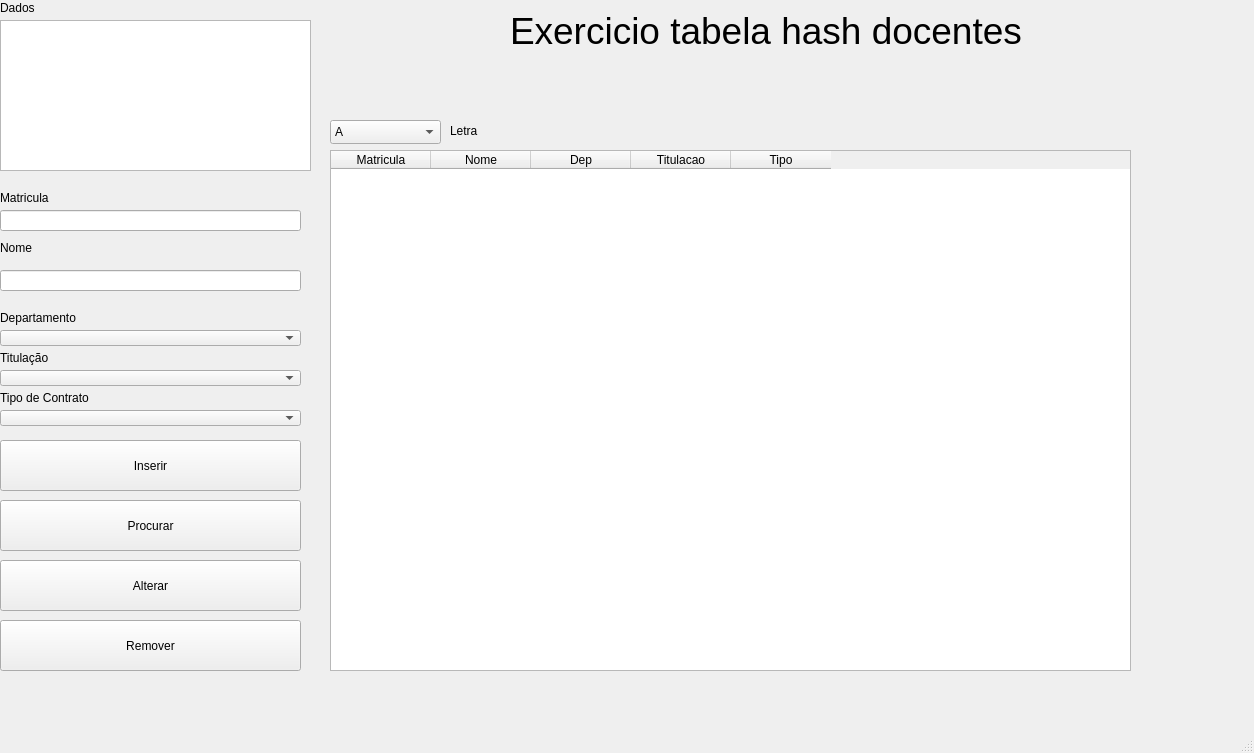
<?xml version="1.0" encoding="UTF-8"?>
<ui version="4.0">
 <class>MainWindow</class>
 <widget class="QMainWindow" name="MainWindow">
  <property name="geometry">
   <rect>
    <x>0</x>
    <y>0</y>
    <width>1254</width>
    <height>753</height>
   </rect>
  </property>
  <property name="windowTitle">
   <string>MainWindow</string>
  </property>
  <widget class="QWidget" name="centralwidget">
   <widget class="QLabel" name="label_16">
    <property name="geometry">
     <rect>
      <x>0</x>
      <y>390</y>
      <width>301</width>
      <height>16</height>
     </rect>
    </property>
    <property name="styleSheet">
     <string notr="true"/>
    </property>
    <property name="text">
     <string>Tipo de Contrato</string>
    </property>
   </widget>
   <widget class="QPushButton" name="pushButton_Remover">
    <property name="geometry">
     <rect>
      <x>0</x>
      <y>620</y>
      <width>301</width>
      <height>51</height>
     </rect>
    </property>
    <property name="cursor">
     <cursorShape>PointingHandCursor</cursorShape>
    </property>
    <property name="styleSheet">
     <string notr="true"/>
    </property>
    <property name="text">
     <string>Remover</string>
    </property>
   </widget>
   <widget class="QLabel" name="label_12">
    <property name="geometry">
     <rect>
      <x>0</x>
      <y>240</y>
      <width>261</width>
      <height>16</height>
     </rect>
    </property>
    <property name="styleSheet">
     <string notr="true"/>
    </property>
    <property name="text">
     <string>Nome</string>
    </property>
   </widget>
   <widget class="QLabel" name="label_14">
    <property name="geometry">
     <rect>
      <x>0</x>
      <y>310</y>
      <width>301</width>
      <height>16</height>
     </rect>
    </property>
    <property name="styleSheet">
     <string notr="true"/>
    </property>
    <property name="text">
     <string>Departamento</string>
    </property>
   </widget>
   <widget class="QPushButton" name="pushButton_Alterar">
    <property name="geometry">
     <rect>
      <x>0</x>
      <y>560</y>
      <width>301</width>
      <height>51</height>
     </rect>
    </property>
    <property name="cursor">
     <cursorShape>PointingHandCursor</cursorShape>
    </property>
    <property name="styleSheet">
     <string notr="true"/>
    </property>
    <property name="text">
     <string>Alterar</string>
    </property>
   </widget>
   <widget class="QComboBox" name="comboBox_Tip">
    <property name="enabled">
     <bool>true</bool>
    </property>
    <property name="geometry">
     <rect>
      <x>0</x>
      <y>410</y>
      <width>301</width>
      <height>16</height>
     </rect>
    </property>
    <property name="styleSheet">
     <string notr="true"/>
    </property>
   </widget>
   <widget class="QPushButton" name="pushButton_Encontrar">
    <property name="geometry">
     <rect>
      <x>0</x>
      <y>500</y>
      <width>301</width>
      <height>51</height>
     </rect>
    </property>
    <property name="cursor">
     <cursorShape>PointingHandCursor</cursorShape>
    </property>
    <property name="styleSheet">
     <string notr="true"/>
    </property>
    <property name="text">
     <string>Procurar</string>
    </property>
   </widget>
   <widget class="QComboBox" name="comboBox_Dep">
    <property name="enabled">
     <bool>true</bool>
    </property>
    <property name="geometry">
     <rect>
      <x>0</x>
      <y>330</y>
      <width>301</width>
      <height>16</height>
     </rect>
    </property>
    <property name="styleSheet">
     <string notr="true"/>
    </property>
   </widget>
   <widget class="QLabel" name="label_3">
    <property name="geometry">
     <rect>
      <x>450</x>
      <y>120</y>
      <width>49</width>
      <height>21</height>
     </rect>
    </property>
    <property name="text">
     <string>Letra</string>
    </property>
   </widget>
   <widget class="QLineEdit" name="lineEdit_Mat">
    <property name="enabled">
     <bool>true</bool>
    </property>
    <property name="geometry">
     <rect>
      <x>0</x>
      <y>210</y>
      <width>301</width>
      <height>21</height>
     </rect>
    </property>
    <property name="styleSheet">
     <string notr="true"/>
    </property>
   </widget>
   <widget class="QLabel" name="label_15">
    <property name="geometry">
     <rect>
      <x>0</x>
      <y>350</y>
      <width>301</width>
      <height>16</height>
     </rect>
    </property>
    <property name="styleSheet">
     <string notr="true"/>
    </property>
    <property name="text">
     <string>Titulação</string>
    </property>
   </widget>
   <widget class="QComboBox" name="comboBox_Letras">
    <property name="geometry">
     <rect>
      <x>330</x>
      <y>120</y>
      <width>111</width>
      <height>24</height>
     </rect>
    </property>
    <item>
     <property name="text">
      <string>A</string>
     </property>
    </item>
    <item>
     <property name="text">
      <string>B</string>
     </property>
    </item>
    <item>
     <property name="text">
      <string>C</string>
     </property>
    </item>
    <item>
     <property name="text">
      <string>D</string>
     </property>
    </item>
    <item>
     <property name="text">
      <string>E</string>
     </property>
    </item>
    <item>
     <property name="text">
      <string>F</string>
     </property>
    </item>
    <item>
     <property name="text">
      <string>G</string>
     </property>
    </item>
    <item>
     <property name="text">
      <string>H</string>
     </property>
    </item>
    <item>
     <property name="text">
      <string>I</string>
     </property>
    </item>
    <item>
     <property name="text">
      <string>J</string>
     </property>
    </item>
    <item>
     <property name="text">
      <string>K</string>
     </property>
    </item>
    <item>
     <property name="text">
      <string>L</string>
     </property>
    </item>
    <item>
     <property name="text">
      <string>M</string>
     </property>
    </item>
    <item>
     <property name="text">
      <string>N</string>
     </property>
    </item>
    <item>
     <property name="text">
      <string>O</string>
     </property>
    </item>
    <item>
     <property name="text">
      <string>P</string>
     </property>
    </item>
    <item>
     <property name="text">
      <string>Q</string>
     </property>
    </item>
    <item>
     <property name="text">
      <string>R</string>
     </property>
    </item>
    <item>
     <property name="text">
      <string>S</string>
     </property>
    </item>
    <item>
     <property name="text">
      <string>T</string>
     </property>
    </item>
    <item>
     <property name="text">
      <string>U</string>
     </property>
    </item>
    <item>
     <property name="text">
      <string>V</string>
     </property>
    </item>
    <item>
     <property name="text">
      <string>W</string>
     </property>
    </item>
    <item>
     <property name="text">
      <string>X</string>
     </property>
    </item>
    <item>
     <property name="text">
      <string>Y</string>
     </property>
    </item>
    <item>
     <property name="text">
      <string>Z</string>
     </property>
    </item>
   </widget>
   <widget class="QLabel" name="label">
    <property name="geometry">
     <rect>
      <x>0</x>
      <y>0</y>
      <width>49</width>
      <height>16</height>
     </rect>
    </property>
    <property name="text">
     <string>Dados</string>
    </property>
   </widget>
   <widget class="QPushButton" name="pushButton_Inserir">
    <property name="geometry">
     <rect>
      <x>0</x>
      <y>440</y>
      <width>301</width>
      <height>51</height>
     </rect>
    </property>
    <property name="cursor">
     <cursorShape>PointingHandCursor</cursorShape>
    </property>
    <property name="styleSheet">
     <string notr="true"/>
    </property>
    <property name="text">
     <string>Inserir</string>
    </property>
   </widget>
   <widget class="QLineEdit" name="lineEdit_Nome">
    <property name="enabled">
     <bool>true</bool>
    </property>
    <property name="geometry">
     <rect>
      <x>0</x>
      <y>270</y>
      <width>301</width>
      <height>21</height>
     </rect>
    </property>
    <property name="styleSheet">
     <string notr="true"/>
    </property>
   </widget>
   <widget class="QTextEdit" name="textEdit">
    <property name="geometry">
     <rect>
      <x>0</x>
      <y>20</y>
      <width>311</width>
      <height>151</height>
     </rect>
    </property>
    <property name="styleSheet">
     <string notr="true"/>
    </property>
    <property name="readOnly">
     <bool>true</bool>
    </property>
   </widget>
   <widget class="QLabel" name="label_13">
    <property name="geometry">
     <rect>
      <x>0</x>
      <y>190</y>
      <width>301</width>
      <height>16</height>
     </rect>
    </property>
    <property name="styleSheet">
     <string notr="true"/>
    </property>
    <property name="text">
     <string>Matricula</string>
    </property>
   </widget>
   <widget class="QTableWidget" name="tableWidget">
    <property name="geometry">
     <rect>
      <x>330</x>
      <y>150</y>
      <width>801</width>
      <height>521</height>
     </rect>
    </property>
    <property name="styleSheet">
     <string notr="true"/>
    </property>
    <column>
     <property name="text">
      <string>Matricula</string>
     </property>
    </column>
    <column>
     <property name="text">
      <string>Nome</string>
     </property>
    </column>
    <column>
     <property name="text">
      <string>Dep</string>
     </property>
    </column>
    <column>
     <property name="text">
      <string>Titulacao</string>
     </property>
    </column>
    <column>
     <property name="text">
      <string>Tipo</string>
     </property>
    </column>
   </widget>
   <widget class="QLabel" name="label_2">
    <property name="geometry">
     <rect>
      <x>510</x>
      <y>0</y>
      <width>521</width>
      <height>61</height>
     </rect>
    </property>
    <property name="font">
     <font>
      <pointsize>28</pointsize>
     </font>
    </property>
    <property name="text">
     <string>Exercicio tabela hash docentes</string>
    </property>
   </widget>
   <widget class="QComboBox" name="comboBox_Tit">
    <property name="enabled">
     <bool>true</bool>
    </property>
    <property name="geometry">
     <rect>
      <x>0</x>
      <y>370</y>
      <width>301</width>
      <height>16</height>
     </rect>
    </property>
    <property name="styleSheet">
     <string notr="true"/>
    </property>
   </widget>
  </widget>
  <widget class="QMenuBar" name="menubar">
   <property name="geometry">
    <rect>
     <x>0</x>
     <y>0</y>
     <width>1254</width>
     <height>21</height>
    </rect>
   </property>
  </widget>
  <widget class="QStatusBar" name="statusbar"/>
 </widget>
 <resources/>
 <connections/>
</ui>
